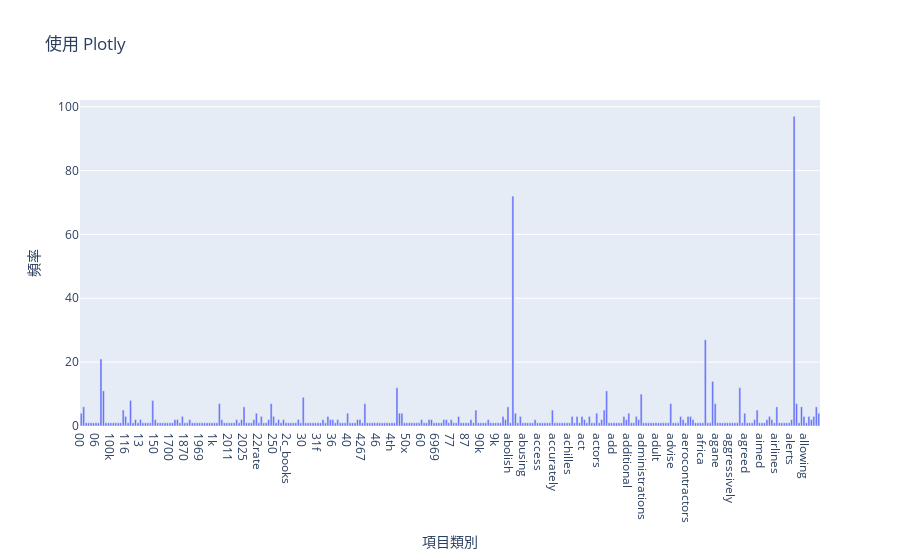

Notebook code cell kept with this figure:
### Markdown cell above
### >>> **Exercise 12 (take home):**
If you want a nicer interactive visualization here, I would encourage you try to install and use plotly to achieve this.

### >>> **練習 12（帶回家）：**
如果你想要一個更美觀的互動式視覺化效果，我鼓勵你嘗試安裝並使用 plotly 來實現。

### Code cell
fig = py.graph_objects.Figure(data=[
    py.graph_objects.Bar(x=count_vect.get_feature_names_out()[:300], 
            y=term_frequencies[:300])
])
fig.update_layout(
    title_text='使用 Plotly ',
    xaxis_title='項目類別',
    yaxis_title='頻率',

)

### Figure 1 — Plotly figure (JSON) as saved in the notebook; plotly's stock layout.template omitted (floating-point values rounded to 4 significant figures; data arrays with more than 128 entries replaced by an {"elided": "..."} marker saying what was removed)
{"data": [{"type": "bar", "x": {"elided": "300 str values"}, "y": {"elided": "300 int values"}}], "layout": {"title": {"text": "使用 Plotly "}, "xaxis": {"title": {"text": "項目類別"}}, "yaxis": {"title": {"text": "頻率"}}}}
